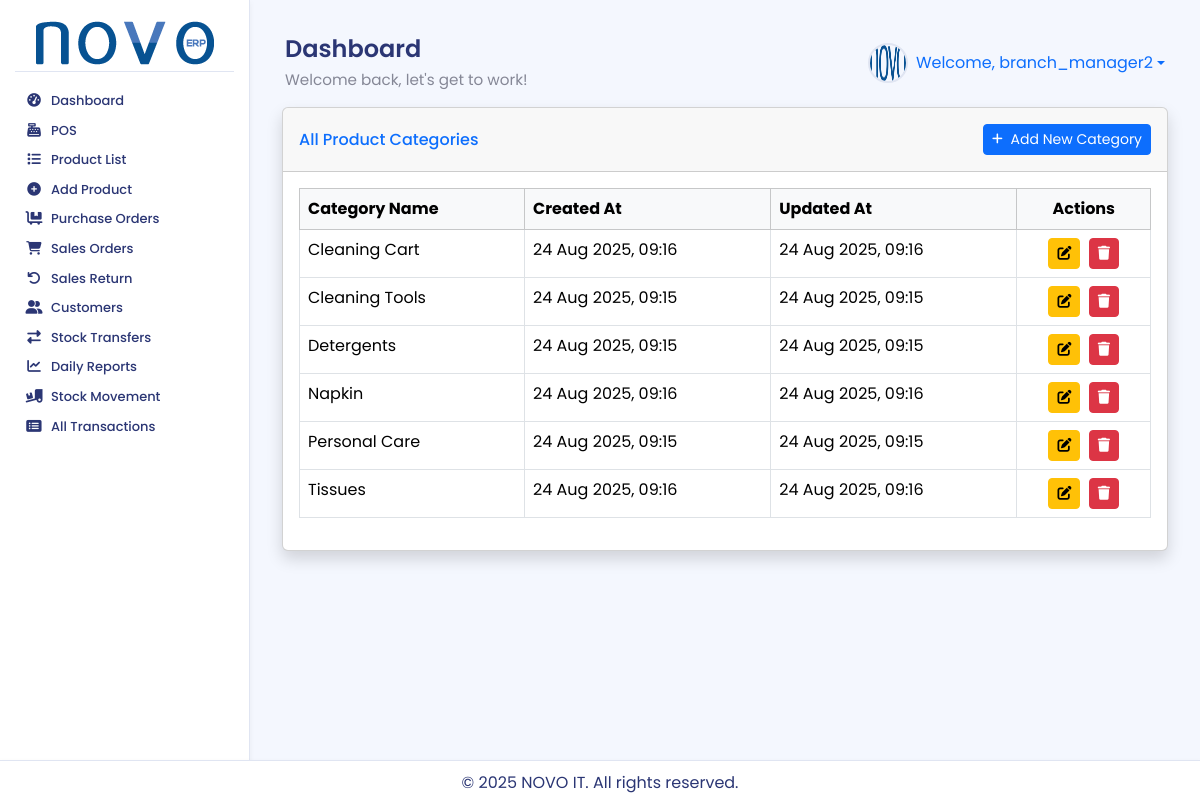
/products/categories/ (signed in), run on the app's committed database.
### accounts/models.py (models this page shows, shortened)
class User(AbstractUser):
    warehouse = models.ForeignKey(
        Warehouse,
        on_delete=models.SET_NULL,
        null=True,
        blank=True,
        related_name='users', # এই গুদামের সাথে যুক্ত ইউজারদের সহজে খুঁজে পাওয়ার জন্য
        verbose_name="Assigned Warehouse" # অ্যাডমিন প্যানেলে প্রদর্শনের জন্য
    )
    class Meta:
        verbose_name = "User"
        verbose_name_plural = "Users"

### products/models.py (models this page shows, shortened)
class Category(models.Model):
    name = models.CharField(max_length=200, unique=True)
    created_at = models.DateTimeField(auto_now_add=True)
    updated_at = models.DateTimeField(auto_now=True)
    class Meta:
        db_table = 'inventory_category'
        verbose_name_plural = "Categories"

### products/views.py (the view)
# urls.py: path('categories/', views.category_list, name='category_list'),
@login_required
@permission_required('products.view_category', login_url='/admin/')
def category_list(request):
    categories = Category.objects.all().order_by('name')
    return render(request, 'products/category_list.html', {'categories': categories, 'title': 'All Categories'})

### products/templates/products/category_list.html (shortened to what this page needs)
{% extends 'base.html' %}
{% load static %}
{% block content %}
<div class="container-fluid">
    <div class="card shadow mb-4">
        <div class="card-header py-3 d-flex flex-row align-items-center justify-content-between">
            <h6 class="m-0 font-weight-bold text-primary">All Product Categories</h6>
            <a href="{% url 'products:add_category' %}" class="btn btn-primary btn-sm">
                 Add New Category
            </a>
        </div>
        <div class="card-body">
            <div class="table-responsive">
                <table class="table table-bordered table-hover" width="100%" cellspacing="0">
                    <thead class="table-light">
                        <tr>
                            <th>Category Name</th>
                            <th>Created At</th>
                            <th>Updated At</th>
                            <th class="text-center">Actions</th>
                        </tr>
                    </thead>
                    <tbody>
                        {% for category in categories %}
                        <tr>
                            <td>{{ category.name }}</td>
                            <td>{{ category.created_at|date:"d M Y, H:i" }}</td>
                            <td>{{ category.updated_at|date:"d M Y, H:i" }}</td>
                            <td class="text-center">
                                <a href="{% url 'products:edit_category' category.pk %}" class="btn btn-warning btn-sm me-1" title="Edit">
                                    <i class="fas fa-edit"></i>
                                </a>
                                <a href="{% url 'products:delete_category' category.pk %}" class="btn btn-danger btn-sm" title="Delete">
                                    <i class="fas fa-trash"></i>
                                </a>
                            </td>
                        </tr>
                        {% empty %}
                        <tr>
                            <td colspan="4" class="text-center">No categories found.</td>
                        </tr>
                        {% endfor %}
                    </tbody>
                </table>
            </div>
        </div>
    </div>
</div>
{% endblock %}

### inventory_system/templates/base.html (shortened to what this page needs)
{% load static %}
<!DOCTYPE html>
<html lang="en">
<head>
    <link href="https://cdn.jsdelivr.net/npm/select2@4.1.0-rc.0/dist/css/select2.min.css" rel="stylesheet" />
    <link href="https://cdn.jsdelivr.net/npm/bootstrap@5.3.3/dist/css/bootstrap.min.css" rel="stylesheet">
    <link rel="stylesheet" href="https://cdnjs.cloudflare.com/ajax/libs/font-awesome/6.4.0/css/all.min.css">
    <link rel="stylesheet" href="{% static 'css/style.css' %}">
</head>
<body>
<div class="wrapper">
    {% if user.is_authenticated %}
    <aside class="sidebar-nav">
        <div class="sidebar-header">
            <a href="{% url 'dashboard' %}">
                <img src="{% static 'images/logo.png' %}" alt="NOVO ERP Logo">
            </a>
        </div>
        <ul class="sidebar-menu">
            {% with user.groups.all|join:", " as user_groups %}
            {% if 'POS Sales Staff' in user_groups %}
                <li><a href="{% url 'pos:pos_view' %}"><i class="fas fa-cash-register fa-fw"></i> <span>POS</span></a></li>
                <li><a href="{% url 'products:product_list' %}"><i class="fas fa-list fa-fw"></i> <span>Product List</span></a></li>
            {% elif 'Branch Manager' in user_groups %}
                <li><a href="{% url 'dashboard' %}"><i class="fas fa-tachometer-alt fa-fw"></i> <span>Dashboard</span></a></li>
                <li><a href="{% url 'pos:pos_view' %}"><i class="fas fa-cash-register fa-fw"></i> <span>POS</span></a></li>
                <li><a href="{% url 'products:product_list' %}"><i class="fas fa-list fa-fw"></i> <span>Product List</span></a></li>
                <li><a href="{% url 'products:add_product' %}"><i class="fas fa-plus-circle fa-fw"></i> <span>Add Product</span></a></li>
                <li><a href="{% url 'purchase:purchase_order_list' %}"><i class="fas fa-dolly-flatbed fa-fw"></i> <span>Purchase Orders</span></a></li>
                <li><a href="{% url 'sales:sales_order_list' %}"><i class="fas fa-shopping-cart fa-fw"></i> <span>Sales Orders</span></a></li>
                <li><a href="{% url 'sales:create_sales_return' %}"><i class="fas fa-undo fa-fw"></i> <span>Sales Return</span></a></li>
                <li><a href="{% url 'partners:customer_list' %}"><i class="fas fa-user-friends fa-fw"></i> <span>Customers</span></a></li>
                <li><a href="{% url 'purchase:stock_transfer_request_list' %}"><i class="fas fa-exchange-alt fa-fw"></i> <span>Stock Transfers</span></a></li>
                <li><a href="{% url 'reports:daily_sales_report' %}"><i class="fas fa-chart-line fa-fw"></i> <span>Daily Reports</span></a></li>
                <li><a href="{% url 'stock:stock_movement_report' %}"><i class="fas fa-truck-loading fa-fw"></i> <span>Stock Movement</span></a></li>
                <li><a href="{% url 'stock:transaction_list' %}"><i class="fas fa-list-alt fa-fw"></i> <span>All Transactions</span></a></li>
            {% endif %}
            {% endwith %}
        </ul>
    </aside>
    {% endif %}
    <div class="main-content">
        {% if user.is_authenticated %}
        <header class="header">
            <div class="header-title">
                <h1>{% block page_title %}Dashboard{% endblock %}</h1>
                <p>Welcome back, let's get to work!</p>
            </div>
            <div class="d-flex align-items-center">
                <div class="user-profile dropdown">
                    <a href="#" class="dropdown-toggle text-decoration-none d-flex align-items-center" data-bs-toggle="dropdown" aria-expanded="false">
                        <img src="{% static 'images/default_avatar.png' %}" alt="Avatar" class="me-2"> Welcome, {{ user.username }}
                    </a>
                </div>
            </div>
        </header>
        {% endif %}
        <main>
            {% block content %}{% endblock %}
        </main>
        <footer class="footer">
            <p>&copy; {% now "Y" %} NOVO IT. All rights reserved.</p>
        </footer>
    </div>
</div>
</body>
</html>

### static/css/style.css (style rules this page uses)
:root { --primary: hsl(185, 75%, 43%); --success: #1cc88a; --info: #36b9cc; --warning: #f6c23e; --danger: #e74a3b; --text: #2B3674; --muted: #858796; --bg: #F4F7FE; --card: #FFFFFF; --border: #E0E5F2; --sidebar-text: #2B3674; --sidebar-active-bg: #4e73df; --sidebar-hover-bg: rgba(78, 115, 223, 0.1); --shadow-sm: 0 2px 6px rgba(0, 0, 0, 0.05); --shadow-md: 0 4px 12px rgba(0, 0, 0, 0.08); --transition-fast: 0.2s ease; --transition-smooth: 0.3s ease; }
body { font-family: 'Poppins', sans-serif; background-color: var(--bg); color: var(--text); display: flex; flex-direction: column; min-height: 100vh; margin: 0; overflow-x: hidden; }
.wrapper { flex: 1; display: flex; flex-direction: row; }
.sidebar-nav { width: 250px; background: var(--card); border-right: 1px solid var(--border); padding: 15px; transition: width var(--transition-fast); box-shadow: var(--shadow-sm); height: calc(100vh - 37px); position: sticky; top: 0; overflow-y: auto; display: flex; flex-direction: column; }
.sidebar-header { padding: 5px 5px; border-bottom: 1px solid var(--border); text-align: center; }
.sidebar-header a img { width: 100%; max-width: 180px; height: auto; object-fit: contain; }
.sidebar-menu { list-style: none; padding: 0; margin: 15px 0 0; flex: 1 1 auto; }
.sidebar-nav::after { content: ''; padding-bottom: 20px; }
.sidebar-menu li { margin-bottom: 2px; }
.sidebar-menu a { display: flex; align-items: center; padding: 6px 10px; border-radius: 8px; color: var(--sidebar-text); text-decoration: none; font-weight: 500; font-size: 13px; line-height: 1.2; transition: background-color var(--transition-smooth), transform var(--transition-fast), box-shadow var(--transition-fast); }
.sidebar-menu a i { margin-right: 8px; width: 18px; text-align: center; font-size: 0.85rem; transition: color var(--transition-fast); }
.sidebar-menu a span { white-space: nowrap; overflow: hidden; text-overflow: ellipsis; }
.header { display: flex; justify-content: space-between; align-items: center; padding: 15px 15px; }
.header-title h1 { margin: 0; font-size: 1.5rem; font-weight: 600; }
.header-title p { margin: 5px 0 0; color: var(--muted); font-size: 0.95rem; }
.user-profile { display: flex; align-items: center; }
.user-profile img { width: 40px; height: 40px; border-radius: 50%; margin-right: 10px; border: 2px solid var(--border); }
.main-content { flex: 1; padding: 20px; padding-bottom: 60px; overflow-y: auto; background-color: var(--bg); }
.footer { position: fixed; bottom: 0; left: 0; width: 100%; height: 40px; background-color: var(--card); color: var(--text); text-align: center; padding: 10px; border-top: 1px solid var(--border); box-shadow: var(--shadow-sm); z-index: 1000; }

### data on the page
User: username "branch_manager2"
Category: name "Cleaning Cart", created_at "24 Aug 2025, 09:16", updated_at "24 Aug 2025, 09:16"
Category: name "Cleaning Tools", created_at "24 Aug 2025, 09:15", updated_at "24 Aug 2025, 09:15"
Category: name "Detergents", created_at "24 Aug 2025, 09:15", updated_at "24 Aug 2025, 09:15"
Category: name "Napkin", created_at "24 Aug 2025, 09:16", updated_at "24 Aug 2025, 09:16"
Category: name "Personal Care", created_at "24 Aug 2025, 09:15", updated_at "24 Aug 2025, 09:15"
Category: name "Tissues", created_at "24 Aug 2025, 09:16", updated_at "24 Aug 2025, 09:16"
